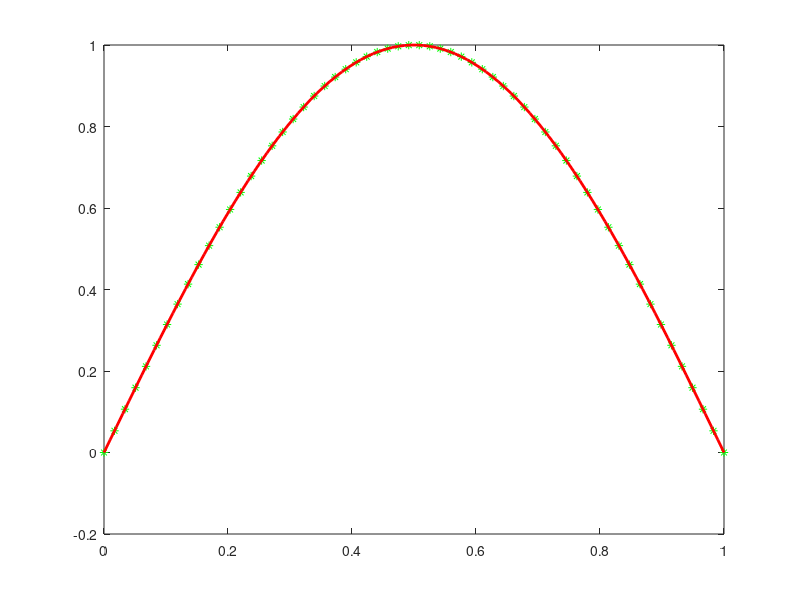

The MATLAB source for this figure:
%polifit e polyval vanno a calcolare la matrice di vandermonde
clear all;
clc;
n=2:60;
z=linspace(0,1);
for i=1:length(n)
    x=linspace(0,1,n(i)); %n(i) mi dice il num di elementi che via via io voglio
    y=sin(pi*x); %abbiamo fissato i dati d'interpolazione
    c=polyfit(x,y,length(x)-1); %length(x)=n(i)
    p=polyval(c,z);
    plot(x,y,'g*',z,p,'b',z,sin(pi*z),'r','linewidth',2);
    pause
end